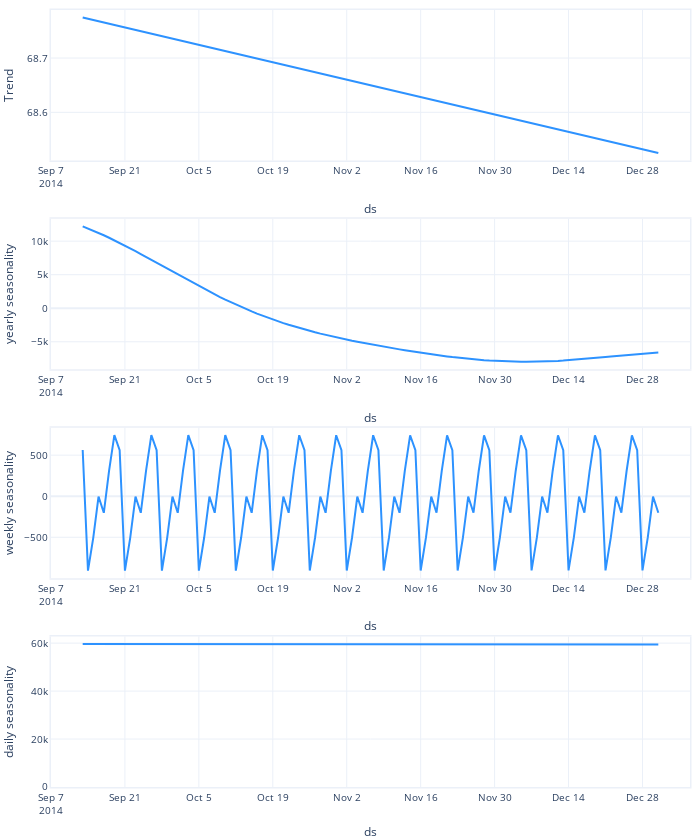

Notebook cell for this chart:
### Code cell
forecast = m.predict(testing_x)
fig = m.plot_components(forecast)
fig.show()
